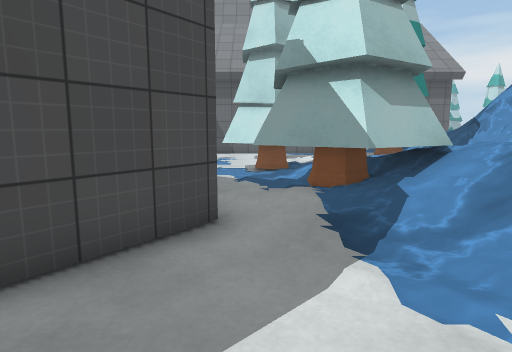
[1] (above)

24 first-person views from a walk through a 3-D level made in the Unity game engine. The camera is 1.5 m above the floor, tilts 8° down and sees 75° across. The floor is counted in squares, 1 m on a side. Each view is taken from the middle of a square. On the plan, view 1 faces up. The plan holds only what a view shows up to about 15 squares ahead; the rest is blank. The place goes on beyond the plan. Some animated figures are not drawn. Surface patterns are stand-ins for the level's own textures.

[2]
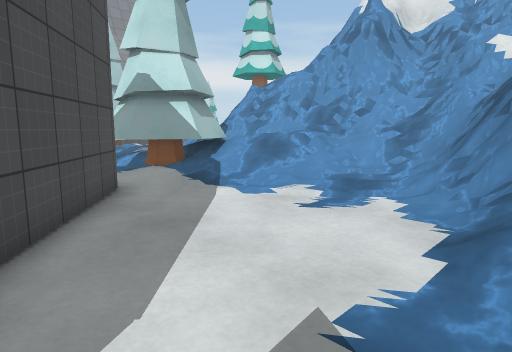

[3]
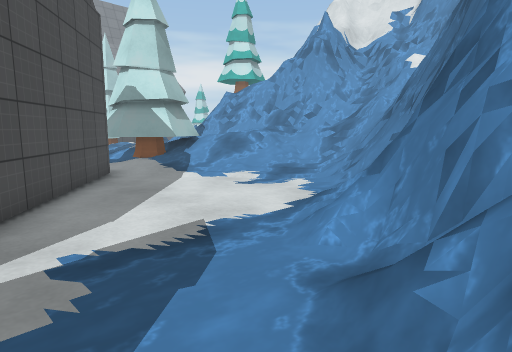

[4]
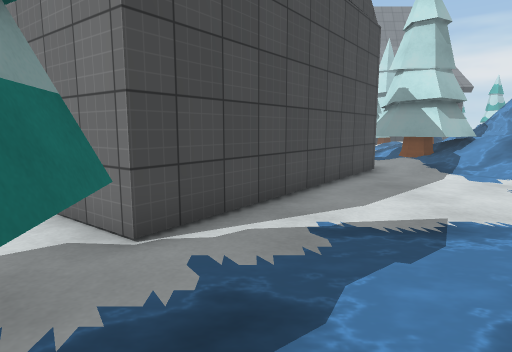

[5]
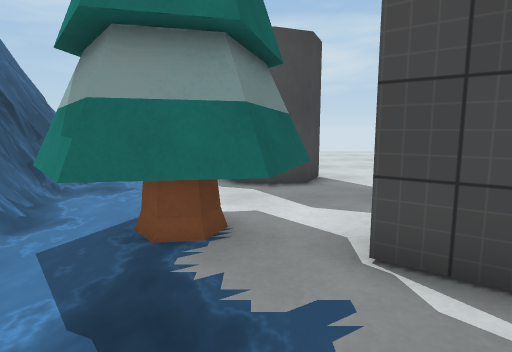

[6]
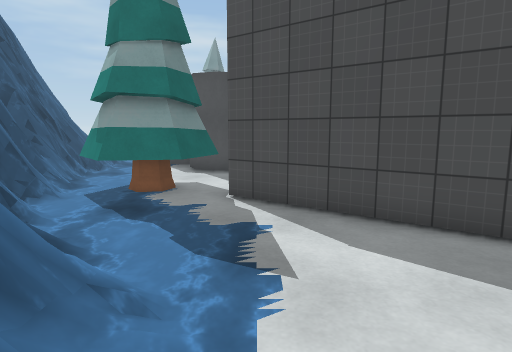

[7]
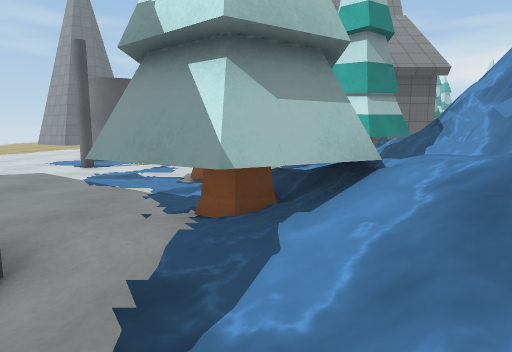

[8]
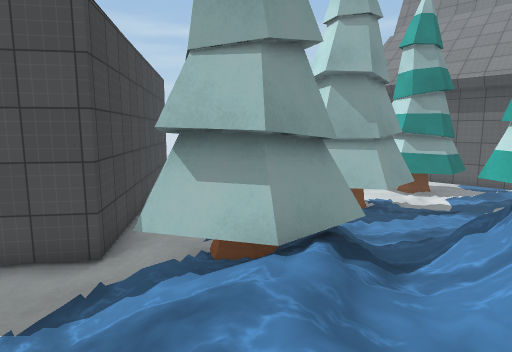

[9]
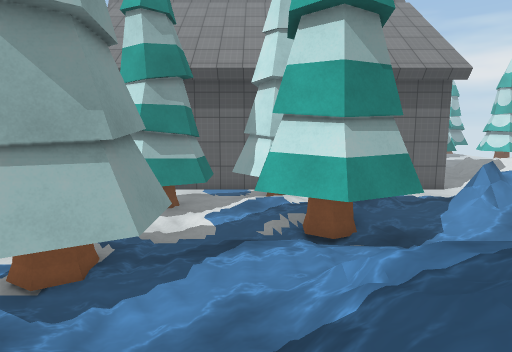

[10]
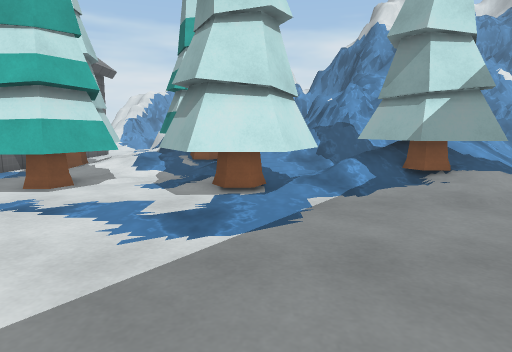

[11]
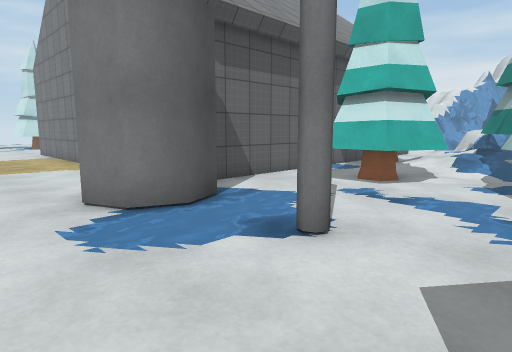

[12]
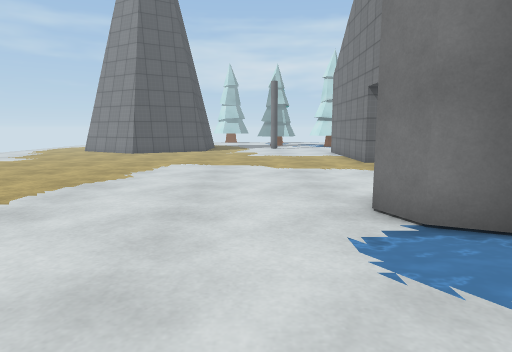

[13]
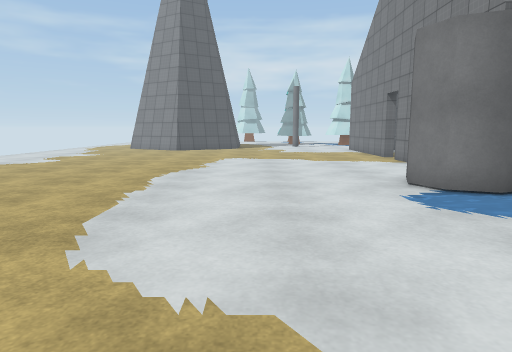

[14]
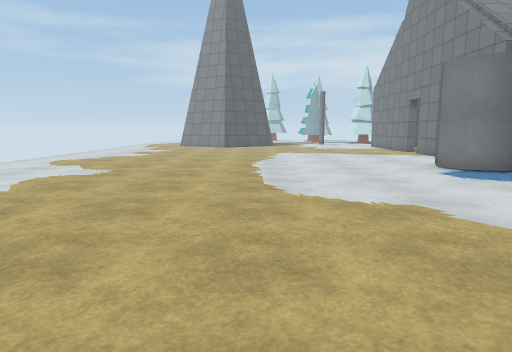

[15]
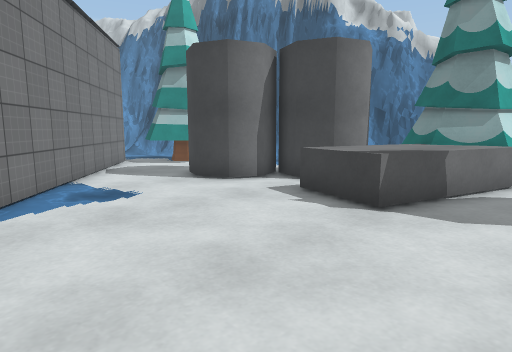

[16]
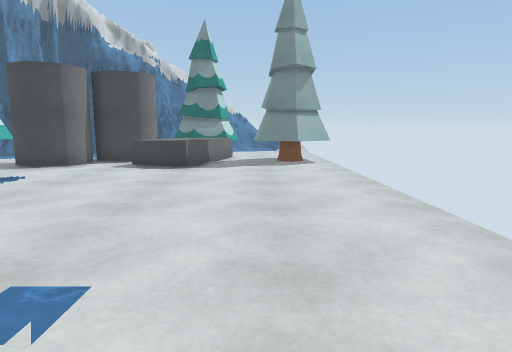

[17]
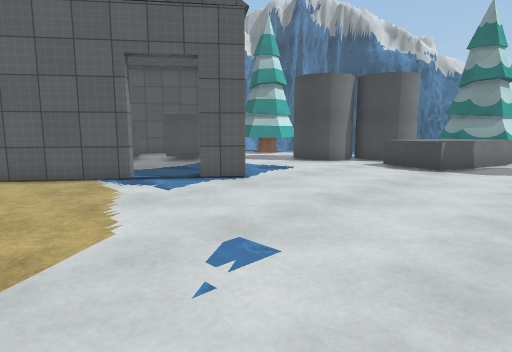

[18]
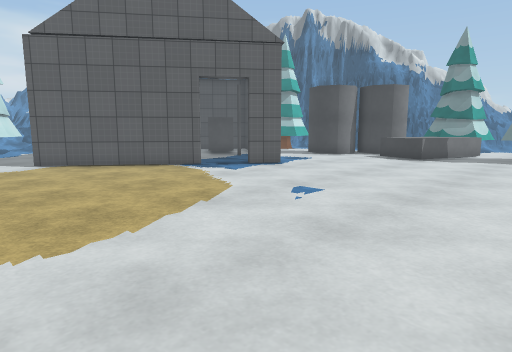

[19]
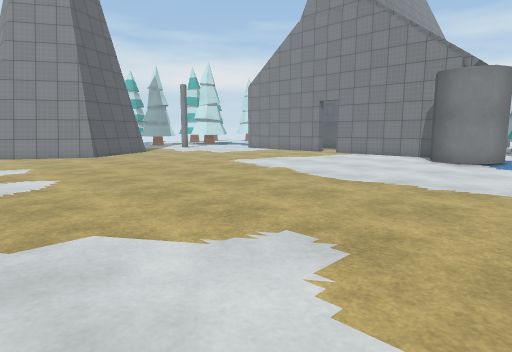

[20]
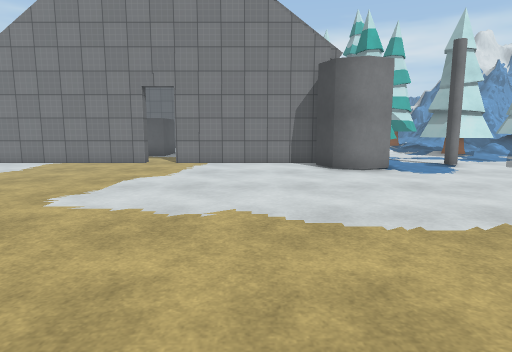

[21]
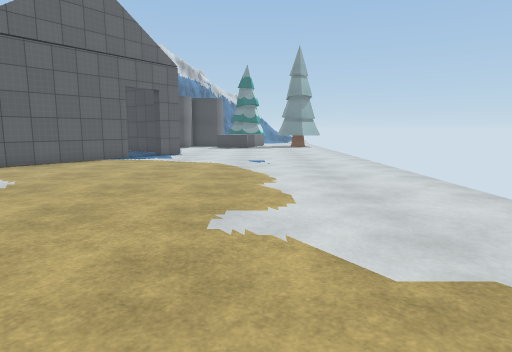

[22]
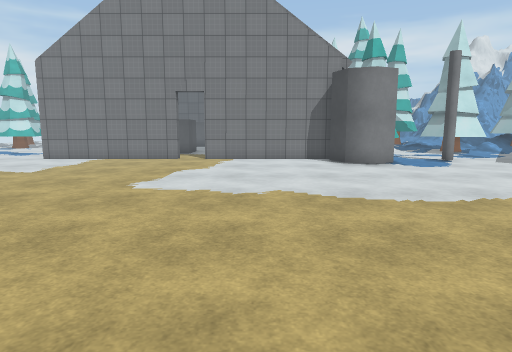

[23]
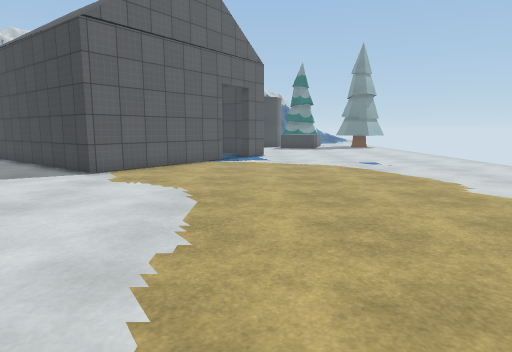

[24]
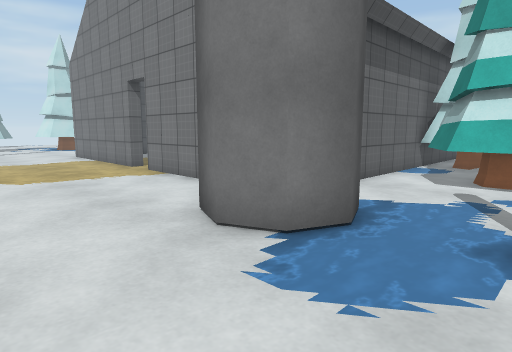

### Floor plan
Key: @ floor where view 1 was taken; # wall or solid block; . main floor; : floor 0.25 m higher than the main floor; + floor 0.5 m higher than the main floor; * floor 0.75 m higher than the main floor; % floor 1.5 m higher than the main floor; / step, stairs or slope; = window, fence, low wall or low ledge; ^ raised ledge; T pine tree.
Columns run from 25 left of view 1 to 9 right of it. Each row starts with its distance up from view 1.
 32     ....     ........#
 31     .....  ..........#
 30     .................#
 29     .................#
 28     ..................
 27    ..................#
 26    ..................#
 25    ..................#
 24    ..................#
 23    ..................#
 22 .....................#
 21 ...................#############
 20  ..................###.......TT
 19  ..................###...TT TT#T
 18 ........................TTTT/TTT
 17 ........................TTTT/+//+//
 16 ....................#....TTT//TT= +
 15 ............................/TTT  =
 14 .........................TT /TTTT =
 13 ........................TTTT:TTTT
 12 ........................TTTT:+/T
 11 ...............###......TTTT://
 10 ..............## ##.......//:+///
  9 .............##   ###.....TT///==
  8 .............#      ##...TTTT//##
  7 ............##       ##..TT#T//##
  6 ............#         ###TTTT//=#
  5 ..........##           ##.TT////##
  4 ..........##           #..//////=#
  3 ...........##         ##....////###
  2 ............##       ##......///%=#
  1 .............###    ##......./:* ##
  0 ...............##   #....@...//==##
 -1 ................#####......./=##=##
 -2 ......^^...##....###.....///=###
 -3 .T....^^^.####...T#.....//==##
 -4 TTTT.^^^^#####..TTTT....###
 -5 TTT .^^^#####.. T#TT...=##
 -6     =^^^#        TTT.=###
 -7     TTT##       .TT..##

Where each view was taken, in squares from view 1:
view 1: 0 up, 0 right, facing up
view 2: 3 down, 4 left, facing up-right
view 3: 6 down, 5 left, facing up-right
view 4: 7 down, 5 left, facing up
view 5: 4 down, 3 left, facing left
view 6: 2 down, 2 right, facing left
view 7: 2 up, 2 right, facing up
view 8: 3 up, 6 right, facing up-left
view 9: 7 up, 4 right, facing up
view 10: 12 up, 8 left, facing right
view 11: 13 up, 9 left, facing up-right
view 12: 14 up, 9 left, facing up
view 13: 11 up, 11 left, facing up
view 14: 7 up, 14 left, facing up
view 15: 4 up, 22 left, facing down-right
view 16: 11 up, 22 left, facing down
view 17: 11 up, 23 left, facing down-right
view 18: 15 up, 25 left, facing down-right
view 19: 16 up, 23 left, facing up-right
view 20: 24 up, 19 left, facing right
view 21: 24 up, 20 left, facing down
view 22: 25 up, 21 left, facing right
view 23: 23 up, 15 left, facing down
view 24: 16 up, 10 left, facing up-right
